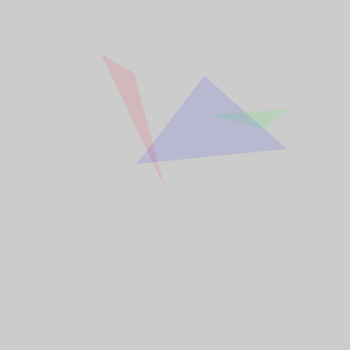
Frame 1 (no input)
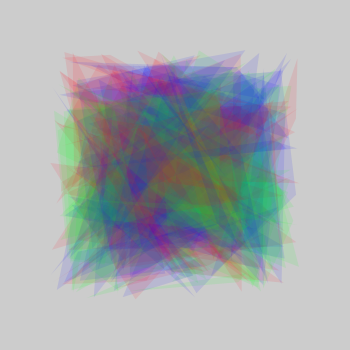
Frame 60 (the mouse pressed at the canvas centre just before this capture)
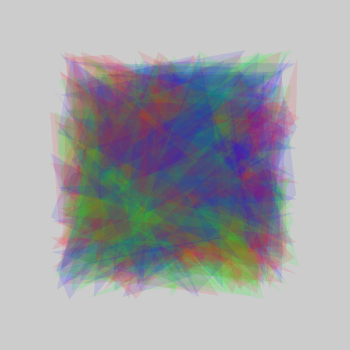
Frame 120 (the mouse held since frame 60 and released just before this capture)

The Processing sketch that drew these frames (run headless with seeded random() and noise(); from frame 60 on, the mouse is pressed at the canvas centre):

// Processing sketch: processing_90872
// ── processing_90872.pde

void setup (){
  size(350,350);
  smooth();
}
 
 
 
void draw ()
{
  //Je déclare des variables pour les valeurs de mes triangles
int Val1 = 50;
int Val2 = 300;
//Je déclare des variables pour les couleurs de mes triangles
color vert = color(0,250,25);
color rouge = color(250,0,25);
color bleu = color(0,0,250);
//Je déclare une variable pour la transparence
int transp = 25;

fill(vert,transp);
noStroke();
triangle(random(Val1,Val2),random(Val1,Val2),random(Val1,Val2),random(Val1,Val2),random(Val1,Val2),random(Val1,Val2));


fill(rouge,transp);
triangle(random(Val1,Val2),random(Val1,Val2),random(Val1,Val2),random(Val1,Val2),random(Val1,Val2),random(Val1,Val2));

fill(bleu,transp);
triangle(random(Val1,Val2),random(Val1,Val2),random(Val1,Val2),random(Val1,Val2),random(Val1,Val2),random(Val1,Val2));
}
